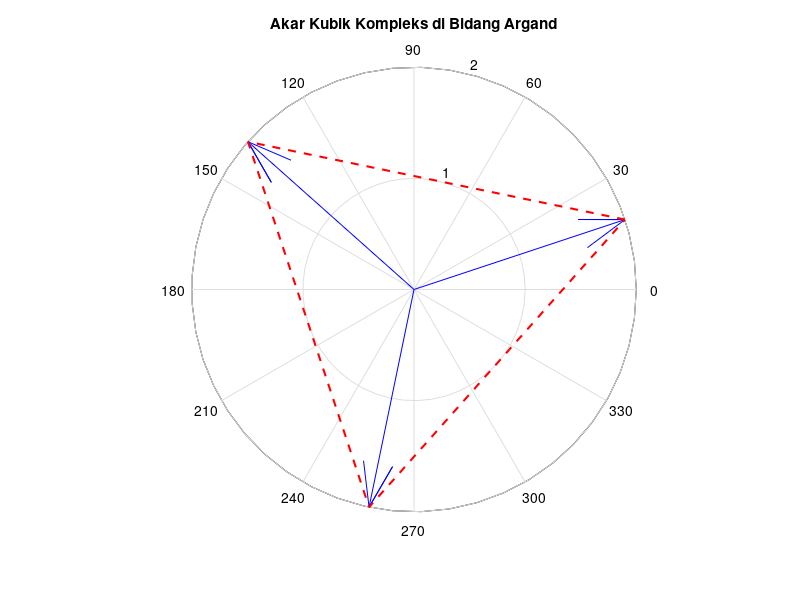

The MATLAB script that drew this image:
%  UTS Matematika Sains Data — Semester Genap 2025/2026 
%  Soal 4: Bilangan Kompleks
%  --------------------------------------------------- 
%  Nama  : Christinna Bata 
%  NIM   : 2510514015
%  Parameter: N=15, a=1, b=5, K=7, theta0=55, alpha=0.006 
%  Tanggal: 2026-04-29
% ===================================================== 
  
clc; clear; close all; 
  
% Parameter personalisasi 
N = 15;  a = 1;  b = 5;  K = 7; 
theta0 = 55;  % derajat 
alpha_lr = 0.006; 

z1 = (1+2) + (5+1)*1i; % 3 + 6i
z2 = (5+1) - (1+2)*1i; % 6 - 3i

fprintf('Fasor z1: %.2f + %.2fi\n', real(z1), imag(z1));
fprintf('Fasor z2: %.2f + %.2fi\n\n', real(z2), imag(z2));

% 1. Penjumlahan (z1 + z2)
jumlah = z1 + z2;
fprintf('Hasil z1 + z2: %.2f + %.2fi\n', real(jumlah), imag(jumlah));

% 2. Perkalian (z1 * z2)
kali = z1 * z2;
fprintf('Hasil z1 * z2: %.2f + %.2fi\n', real(kali), imag(kali));

% 3. Pembagian (z1 / z2) - Otomatis melakukan rasionalisasi di MATLAB
bagi = z1 / z2;
fprintf('Hasil z1 / z2: %.2f + %.2fi\n', real(bagi), imag(bagi));

% 4. Modulus Selisih |z1 - z2|
selisih_mod = abs(z1 - z2);
fprintf('Hasil |z1 - z2|: %.4f\n', selisih_mod);

% untuk plot argand
r = 2;
k = 0:2;
angles = deg2rad((theta0 + 360*k)/3);
roots = r * exp(1i * angles);

% plot
figure;
compass(roots); % Menampilkan fasor di bidang kompleks
hold on;
% menghubungkan titik-titik untuk membentuk segitiga
plot([roots roots(1)], 'r--', 'LineWidth', 1.5);
title('Akar Kubik Kompleks di Bidang Argand');
grid on;
